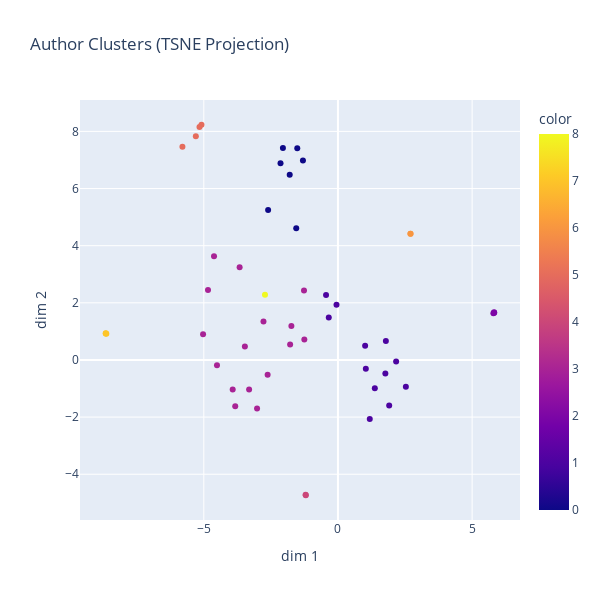

The notebook cell this image was saved under:
### Markdown cell above
The optimal number of clusters is 9 because it maximes within cluster similarity and between cluster differences. The clusters ahve relatively good separation, though it could be better. This indicates that authors within a cluster are relatively similar, but there is not a stark difference between authors in different clusters. This might be because all of the authors are writing for Reuters, which primarily provides business market and financial information. Therefore, all of the authors already have something in common.

### Code cell
kmeans = KMeans(n_clusters = 9, init = 'k-means++', n_init = 10, random_state = 0)
kmeans.fit(pca_df)
labels = kmeans.labels_

tsne = TSNE(n_components=2, perplexity=15)
tsne_results = tsne.fit_transform(pca_df)

# interactive scatterplot
import plotly.express as px
color_map = {label: f'rgba({i*50%255}, {i*100%255}, {i*150%255}, 0.8)' for i,label in enumerate(pd.Series(labels).unique())}
fig = px.scatter(x=tsne_results[:, 0], y=tsne_results[:, 1], 
                 color = labels, color_discrete_map=color_map, 
                 hover_name=author_texts['author'], 
                 title="Author Clusters (TSNE Projection)")
fig.update_layout(
    xaxis_title="dim 1",
    yaxis_title="dim 2",
    height=600,
    width=600,
)
# Show the plot
fig.show()

### Figure 1 — Plotly figure (JSON) as saved in the notebook; plotly's stock layout.template omitted (floating-point values rounded to 4 significant figures)
{"data": [{"hovertemplate": "<b>%{hovertext}</b><br><br>x=%{x}<br>y=%{y}<br>color=%{marker.color}<extra></extra>", "hovertext": ["AaronPressman", "AlanCrosby", "AlexanderSmith", "BenjaminKangLim", "BernardHickey", "BradDorfman", "DarrenSchuettler", "DavidLawder", "EdnaFernandes", "EricAuchard", "FumikoFujisaki", "GrahamEarnshaw", "HeatherScoffield", "JanLopatka", "JaneMacartney", "JimGilchrist", "JoWinterbottom", "JoeOrtiz", "JohnMastrini", "JonathanBirt", "KarlPenhaul", "KeithWeir", "KevinDrawbaugh", "KevinMorrison", "KirstinRidley", "KouroshKarimkhany", "LydiaZajc", "LynneO'Donnell", "LynnleyBrowning", "MarcelMichelson", "MarkBendeich", "MartinWolk", "MatthewBunce", "MichaelConnor", "MureDickie", "NickLouth", "PatriciaCommins", "PeterHumphrey", "PierreTran", "RobinSidel", "RogerFillion", "SamuelPerry", "SarahDavison", "ScottHillis", "SimonCowell", "TanEeLyn", "TheresePoletti", "TimFarrand", "ToddNissen", "WilliamKazer"], "legendgroup": "", "marker": {"color": [3, 7, 1, 0, 1, 3, 2, 4, 1, 3, 3, 0, 2, 7, 0, 5, 1, 1, 7, 1, 3, 1, 3, 1, 1, 3, 2, 0, 3, 6, 1, 3, 3, 3, 0, 3, 3, 5, 6, 8, 3, 3, 5, 0, 1, 5, 3, 1, 4, 0], "coloraxis": "coloraxis", "symbol": "circle"}, "mode": "markers", "name": "", "orientation": "v", "showlegend": false, "type": "scatter", "x": [-3.469, -8.632, 1.013, -1.516, -0.05404, -1.253, 5.825, -1.198, 1.767, -3.924, -1.265, -1.555, 5.818, -8.654, -1.305, -5.797, 1.374, 1.786, -8.653, 1.039, -4.843, 1.909, -1.783, -0.3419, 1.186, -3.015, 5.793, -2.603, -3.665, 2.703, -0.4435, -2.621, -4.619, -2.776, -2.14, -4.508, -1.735, -5.087, 2.703, -2.72, -5.028, -3.312, -5.297, -2.051, 2.531, -5.161, -3.829, 2.169, -1.206, -1.798], "xaxis": "x", "y": [0.474, 0.9205, 0.4978, 7.408, 1.932, 0.7133, 1.65, -4.735, -0.4731, -1.033, 2.427, 4.609, 1.667, 0.9293, 6.985, 7.465, -0.9903, 0.6621, 0.9343, -0.3074, 2.45, -1.598, 0.5448, 1.486, -2.064, -1.695, 1.637, 5.245, 3.243, 4.417, 2.272, -0.5154, 3.63, 1.344, 6.888, -0.1856, 1.186, 8.233, 4.415, 2.283, 0.898, -1.031, 7.831, 7.419, -0.9388, 8.158, -1.617, -0.05421, -4.722, 6.48], "yaxis": "y"}], "layout": {"coloraxis": {"colorbar": {"title": {"text": "color"}}, "colorscale": [[0, "#0d0887"], [0.1111, "#46039f"], [0.2222, "#7201a8"], [0.3333, "#9c179e"], [0.4444, "#bd3786"], [0.5556, "#d8576b"], [0.6667, "#ed7953"], [0.7778, "#fb9f3a"], [0.8889, "#fdca26"], [1, "#f0f921"]]}, "height": 600, "legend": {"tracegroupgap": 0}, "title": {"text": "Author Clusters (TSNE Projection)"}, "width": 600, "xaxis": {"anchor": "y", "autorange": true, "domain": [0, 1], "range": [-9.614, 6.785], "title": {"text": "dim 1"}, "type": "linear"}, "yaxis": {"anchor": "x", "autorange": true, "domain": [0, 1], "range": [-5.602, 9.099], "title": {"text": "dim 2"}, "type": "linear"}}}
